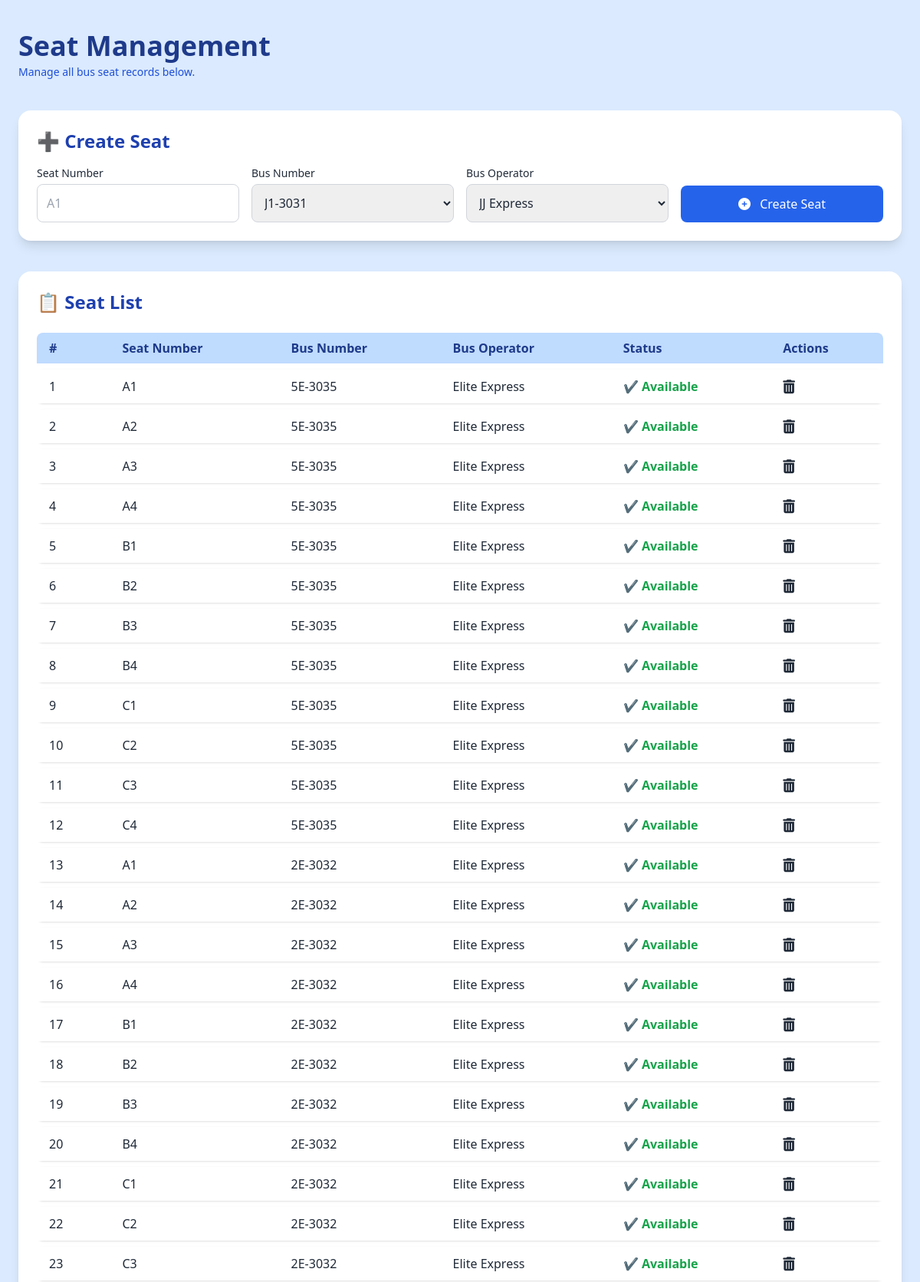
Screenshot of /seatlist/ (upper part) with the database file from the repository.
### busapp/models.py (models this page shows, shortened)
class Seat(models.Model):
    bus = models.ForeignKey(Bus, on_delete=models.CASCADE)
    seat_number = models.CharField(max_length=5)
    is_available = models.BooleanField(default=True)

class Bus(models.Model):
    BUS_TYPE_CHOICES = [
        ('vip', 'VIP'),
        ('normal', 'Normal'),]
    user = models.ForeignKey(User, on_delete=models.CASCADE, blank=True, null= True)
    operator = models.ForeignKey(BusOperator, on_delete=models.CASCADE)
    route = models.ForeignKey(Route, on_delete=models.CASCADE, blank=True, null=True)
    bus_type = models.CharField(max_length=50, choices=BUS_TYPE_CHOICES, default='normal', blank = True, null=True)  # e.g., VIP, Normal
    driver_name = models.CharField(max_length=100)
    driver_phone = models.CharField(max_length=15)
    bus_number = models.CharField(max_length=50, blank=True, null=True)  # unique bus  code
    departure_date = models.DateField(blank=True, null= True)
    departure_time = models.TimeField(blank=True, null= True)

class BusOperator(models.Model):
    user = models.ForeignKey(User, on_delete=models.CASCADE, blank=True, null= True)
    Bus_name = models.CharField(max_length=100)

### busapp/views.py (the view)
# urls.py: path('seatlist/', seat_list_view, name='seat_list_view' ),
def seat_list_view(request):
    seats = Seat.objects.all()
    buses = Bus.objects.all()
    operators = BusOperator.objects.all()
    return render(request, 'seatlisttable.html', {
        'seats': seats,
        'buses': buses,
        'operators': operators,
    })

### templates/seatlisttable.html (shortened to what this page needs)
<!DOCTYPE html>
<html lang="en">
<head>
  <script src="https://cdn.tailwindcss.com"></script>
  <link rel="stylesheet" href="https://cdnjs.cloudflare.com/ajax/libs/font-awesome/6.4.0/css/all.min.css"/>
</head>
<body class="bg-blue-100 min-h-screen py-10 px-4 font-sans text-gray-800">
  <div class="max-w-6xl mx-auto mb-10">
    <h1 class="text-4xl font-bold text-blue-900 mb-1">Seat Management</h1>
    <p class="text-sm text-blue-700">Manage all bus seat records below.</p>
  </div>
  <div class="max-w-6xl mx-auto bg-white shadow-lg rounded-2xl p-6 mb-10">
    <h2 class="text-2xl font-semibold mb-4 text-blue-800">➕ Create Seat</h2>
    <form id="createSeatForm" class="grid grid-cols-1 md:grid-cols-4 gap-4">
  <div>
    <label class="block mb-1 text-sm font-medium">Seat Number</label>
    <input type="text" id="seatNumber" name="seat_number" placeholder="A1"
      class="w-full p-3 border border-gray-300 rounded-lg focus:ring focus:ring-blue-300" />
  </div>
  <div>
    <label class="block mb-1 text-sm font-medium">Bus Number</label>
    <select id="busNumber" name="bus_number"
      class="w-full p-3 border border-gray-300 rounded-lg focus:ring focus:ring-blue-300">
      {% for bus in buses %}
      <option value="{{ bus.bus_number }}">{{ bus.bus_number }}</option>
      {% endfor %}
    </select>
  </div>
  <div>
    <label class="block mb-1 text-sm font-medium">Bus Operator</label>
    <select id="busOperator" name="bus_operator"
      class="w-full p-3 border border-gray-300 rounded-lg focus:ring focus:ring-blue-300">
      {% for bus in buses %}
      <option value="{{ bus.operator.Bus_name }}">{{ bus.operator.Bus_name }}</option>
      {% endfor %}
    </select>
  </div>
  <div class="flex items-end">
    <button type="submit" class="bg-blue-600 text-white p-3 rounded-lg hover:bg-blue-700 w-full">
      <i class="fas fa-plus-circle mr-2"></i> Create Seat
    </button>
  </div>
</form>
    </div>
  <div class="max-w-6xl mx-auto bg-white shadow-lg rounded-2xl p-6">
    <h2 class="text-2xl font-semibold mb-4 text-blue-800">📋 Seat List</h2>
    <div class="overflow-x-auto">
      <table class="min-w-full border-separate border-spacing-y-2">
        <thead>
          <tr class="bg-blue-200 text-blue-900 text-left">
            <th class="px-4 py-2 rounded-tl-lg">#</th>
            <th class="px-4 py-2">Seat Number</th>
            <th class="px-4 py-2">Bus Number</th>
            <th class="px-4 py-2">Bus Operator</th>
            <th class="px-4 py-2">Status</th>
            <th class="px-4 py-2 rounded-tr-lg">Actions</th>
          </tr>
        </thead>
        <tbody>
          {% for seat in seats %}
          <tr class="bg-white hover:bg-blue-50 shadow rounded-lg">
            <td class="px-4 py-2">{{ forloop.counter }}</td>
            <td class="px-4 py-2">{{ seat.seat_number }}</td>
            <td class="px-4 py-2">{{ seat.bus.bus_number }}</td>
            <td class="px-4 py-2">{{ seat.bus.operator.Bus_name }}</td>
            <td class="px-4 py-2">
              {% if seat.is_available %}
                <span class="text-green-600 font-semibold">✔ Available</span>
              {% else %}
                <span class="text-red-600 font-semibold">✖ Booked</span>
              {% endif %}
            </td>
            <td class="px-4 py-2 space-x-4 text-lg">
              <button class="deleteSeatBtn" data-url="{% url 'delete_seat_ajax' seat.id %}">
                <i class="fas fa-trash-alt"></i>
              </button>
            </td>
          </tr>
          {% endfor %}
        </tbody>
      </table>
    </div>
  </div>
</body>
</html>

### rows the page displays
Seat: seat_number "A1", bus.bus_number "5E-3035", bus.operator.Bus_name "Elite Express", is_available "✔ Available"
Seat: seat_number "A2", bus.bus_number "5E-3035", bus.operator.Bus_name "Elite Express", is_available "✔ Available"
Seat: seat_number "A3", bus.bus_number "5E-3035", bus.operator.Bus_name "Elite Express", is_available "✔ Available"
Seat: seat_number "A4", bus.bus_number "5E-3035", bus.operator.Bus_name "Elite Express", is_available "✔ Available"
Seat: seat_number "B1", bus.bus_number "5E-3035", bus.operator.Bus_name "Elite Express", is_available "✔ Available"
Seat: seat_number "B2", bus.bus_number "5E-3035", bus.operator.Bus_name "Elite Express", is_available "✔ Available"
Seat: seat_number "B3", bus.bus_number "5E-3035", bus.operator.Bus_name "Elite Express", is_available "✔ Available"
Seat: seat_number "B4", bus.bus_number "5E-3035", bus.operator.Bus_name "Elite Express", is_available "✔ Available"
Seat: seat_number "C1", bus.bus_number "5E-3035", bus.operator.Bus_name "Elite Express", is_available "✔ Available"
Seat: seat_number "C2", bus.bus_number "5E-3035", bus.operator.Bus_name "Elite Express", is_available "✔ Available"
Seat: seat_number "C3", bus.bus_number "5E-3035", bus.operator.Bus_name "Elite Express", is_available "✔ Available"
Seat: seat_number "C4", bus.bus_number "5E-3035", bus.operator.Bus_name "Elite Express", is_available "✔ Available"
Seat: seat_number "A1", bus.bus_number "2E-3032", bus.operator.Bus_name "Elite Express", is_available "✔ Available"
Seat: seat_number "A2", bus.bus_number "2E-3032", bus.operator.Bus_name "Elite Express", is_available "✔ Available"
Seat: seat_number "A3", bus.bus_number "2E-3032", bus.operator.Bus_name "Elite Express", is_available "✔ Available"
Seat: seat_number "A4", bus.bus_number "2E-3032", bus.operator.Bus_name "Elite Express", is_available "✔ Available"
Seat: seat_number "B1", bus.bus_number "2E-3032", bus.operator.Bus_name "Elite Express", is_available "✔ Available"
Seat: seat_number "B2", bus.bus_number "2E-3032", bus.operator.Bus_name "Elite Express", is_available "✔ Available"
Seat: seat_number "B3", bus.bus_number "2E-3032", bus.operator.Bus_name "Elite Express", is_available "✔ Available"
Seat: seat_number "B4", bus.bus_number "2E-3032", bus.operator.Bus_name "Elite Express", is_available "✔ Available"
Seat: seat_number "C1", bus.bus_number "2E-3032", bus.operator.Bus_name "Elite Express", is_available "✔ Available"
Seat: seat_number "C2", bus.bus_number "2E-3032", bus.operator.Bus_name "Elite Express", is_available "✔ Available"
Seat: seat_number "C3", bus.bus_number "2E-3032", bus.operator.Bus_name "Elite Express", is_available "✔ Available"

### other values shown
form field bus_number "J1-3031"
form field bus_operator "JJ Express"
